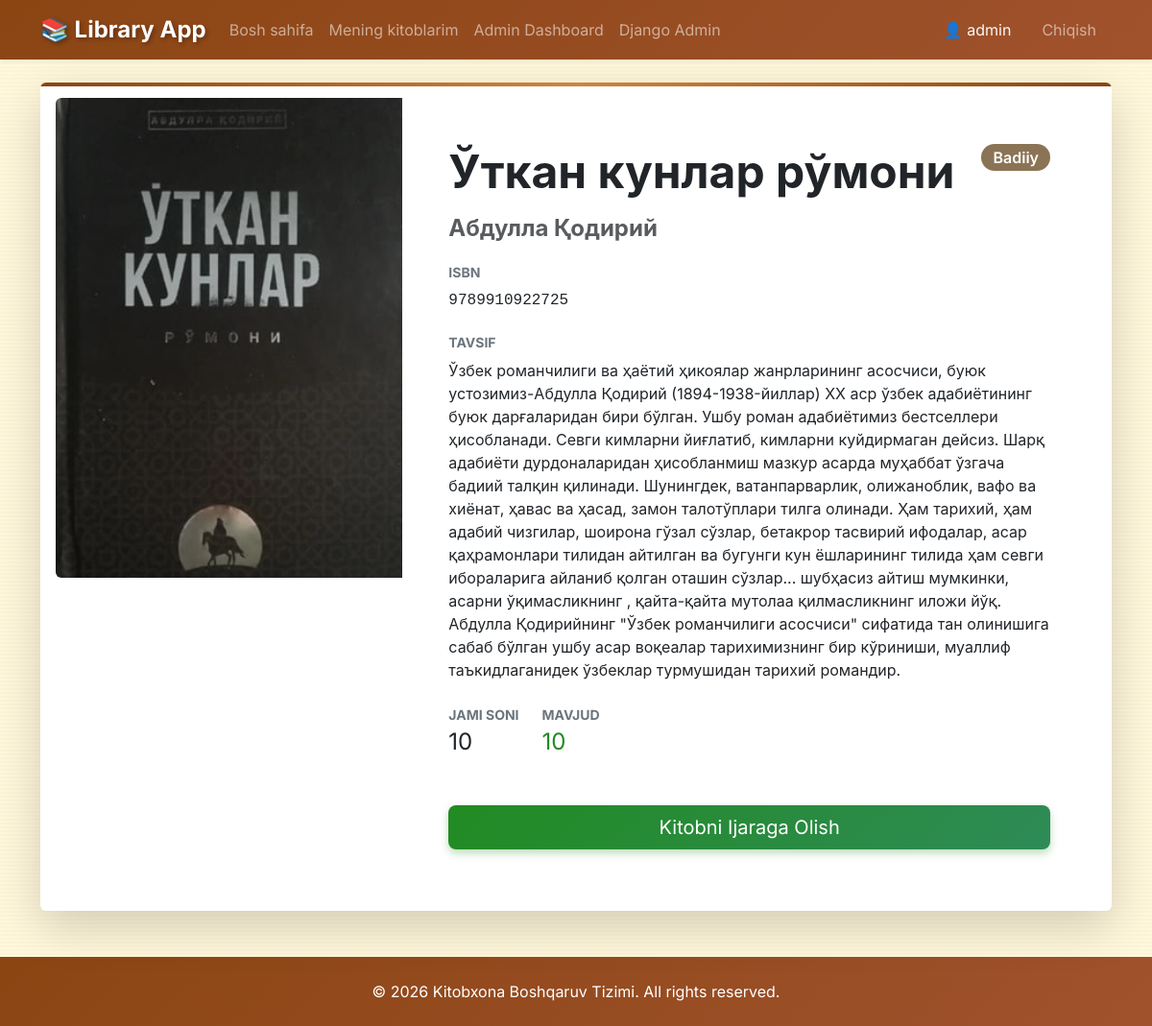
The app's page /book/5/ (signed in) with its own data.
### library/models.py (models this page shows, shortened)
class Book(models.Model):
    GENRE_CHOICES = [
        ('fiction', 'Badiiy'),
        ('science', 'Ilmiy'),
        ('documentary', 'Hujjatli'),
        ('history', 'Tarixiy'),
        ('other', 'Boshqa'),
    ]
    title = models.CharField(max_length=200, verbose_name="Kitob nomi")
    author = models.CharField(max_length=200, verbose_name="Muallif")
    isbn = models.CharField(max_length=13, unique=True, verbose_name="ISBN")
    genre = models.CharField(max_length=20, choices=GENRE_CHOICES, default='other', verbose_name="Janr")
    description = models.TextField(blank=True, verbose_name="Tavsif")
    quantity = models.PositiveIntegerField(default=1, verbose_name="Jami soni")
    image = models.ImageField(upload_to='books/', blank=True, null=True, verbose_name="Rasm")
    created_at = models.DateTimeField(auto_now_add=True)
    @property
    def available_quantity(self):
        active_loans = self.loan_set.filter(status='active').count()
        return self.quantity - active_loans

### library/views.py (the view)
# urls.py: path('book/<int:pk>/', views.book_detail, name='book_detail'),
@login_required
def book_detail(request, pk):
    book = get_object_or_404(Book, pk=pk)
    active_loan = Loan.objects.filter(user=request.user, book=book, status='active').first()
    context = {
        'book': book,
        'active_loan': active_loan
    }
    return render(request, 'library/book_detail.html', context)

### templates/library/book_detail.html (shortened to what this page needs)
{% extends 'base.html' %}
{% block content %}
<div class="card shadow-lg p-3 mb-5 bg-body rounded">
    <div class="row g-0">
        <div class="col-md-4">
            {% if book.image %}
            <img src="{{ book.image.url }}" class="img-fluid rounded-start w-100"
                style="object-fit: cover; height: 100%; max-height: 500px;" alt="{{ book.title }}">
            {% else %}
            <div class="d-flex align-items-center justify-content-center bg-light h-100 text-muted"
                style="min-height: 400px;">
                <h3>Rasm yo'q</h3>
            </div>
            {% endif %}
        </div>
        <div class="col-md-8">
            <div class="card-body p-4 p-lg-5">
                <div class="d-flex justify-content-between align-items-start">
                    <h1 class="card-title fw-bold mb-3 display-5">{{ book.title }}</h1>
                    <span class="badge bg-secondary fs-6">{{ book.get_genre_display }}</span>
                </div>
                <h4 class="text-muted mb-4">{{ book.author }}</h4>
                <div class="mb-4">
                    <h6 class="fw-bold text-uppercase text-secondary small">ISBN</h6>
                    <p class="font-monospace">{{ book.isbn }}</p>
                </div>
                <div class="mb-4">
                    <h6 class="fw-bold text-uppercase text-secondary small">Tavsif</h6>
                    <p class="card-text">{{ book.description|default:"Tavsif mavjud emas." }}</p>
                </div>
                <div class="d-flex align-items-center mb-5">
                    <div class="me-4">
                        <span class="d-block fw-bold text-uppercase text-secondary small">Jami soni</span>
                        <span class="fs-4">{{ book.quantity }}</span>
                    </div>
                    <div>
                        <span class="d-block fw-bold text-uppercase text-secondary small">Mavjud</span>
                        <span class="fs-4 {% if book.available_quantity > 0 %}text-success{% else %}text-danger{% endif %}">{{ book.available_quantity }}</span>
                    </div>
                </div>
                <div class="d-grid gap-2">
                    {% if active_loan %}
                    <button class="btn btn-secondary btn-lg" disabled>
                        ✅ Siz bu kitobni olgansiz
                    </button>
                    <p class="text-center text-muted small mt-2">Qaytarish muddati: {{ active_loan.return_date|date:"d.m.Y" }}</p>
                    {% elif book.available_quantity > 0 %}
                    <button type="button" class="btn btn-success btn-lg" data-bs-toggle="modal"
                        data-bs-target="#borrowModal">
                        Kitobni Ijaraga Olish
                    </button>
                    {% else %}
                    <button class="btn btn-danger btn-lg" disabled>
                        🚫 Hozir mavjud emas
                    </button>
                    {% endif %}
                </div>
            </div>
        </div>
    </div>
</div>
{% endblock %}

### templates/base.html (shortened to what this page needs)
{% load static %}
<!DOCTYPE html>
<html lang="uz">
<head>
    <link href="https://cdn.jsdelivr.net/npm/bootstrap@5.3.0/dist/css/bootstrap.min.css" rel="stylesheet">
    <link rel="stylesheet" href="{% static 'css/styles.css' %}">
</head>
<body>
    <nav class="navbar navbar-expand-lg navbar-dark bg-primary sticky-top shadow-sm">
        <div class="container">
            <a class="navbar-brand fw-bold" href="{% url 'home' %}">📚 Library App</a>
            <div class="collapse navbar-collapse" id="navbarNav">
                <ul class="navbar-nav me-auto">
                    <li class="nav-item">
                        <a class="nav-link" href="{% url 'home' %}">Bosh sahifa</a>
                    </li>
                    {% if user.is_authenticated %}
                    <li class="nav-item">
                        <a class="nav-link" href="{% url 'my_books' %}">Mening kitoblarim</a>
                    </li>
                    {% if user.is_staff %}
                    <li class="nav-item">
                        <a class="nav-link" href="{% url 'admin_dashboard' %}">Admin Dashboard</a>
                    </li>
                    <li class="nav-item">
                        <a class="nav-link" href="/admin/">Django Admin</a>
                    </li>
                    {% endif %}
                    {% endif %}
                </ul>
                <ul class="navbar-nav">
                    {% if user.is_authenticated %}
                    <li class="nav-item">
                        <span class="nav-link text-light">👤 {{ user.username }}</span>
                    </li>
                    <li class="nav-item">
                        <a class="nav-link btn btn-outline-light ms-2 px-3 border-0"
                            href="{% url 'logout' %}">Chiqish</a>
                    </li>
                    {% endif %}
                </ul>
            </div>
        </div>
    </nav>
    <div class="container mt-4 mb-5" style="min-height: 80vh;">
        {% block content %}{% endblock %}
    </div>
    <footer class="bg-dark text-white py-4 mt-auto">
        <div class="container text-center">
            <p class="mb-0">&copy; 2026 Kitobxona Boshqaruv Tizimi. All rights reserved.</p>
        </div>
    </footer>
</body>
</html>

### static/css/styles.css (style rules this page uses)
:root { --primary-color: #8B4513; --secondary-color: #D2691E; --accent-color: #CD853F; --success-color: #228B22; --danger-color: #DC143C; --background-color: #FFF8DC; --card-bg: #FFFAF0; --text-color: #2F1B0C; --text-muted: #8B7355; --navbar-bg: linear-gradient(135deg, #8B4513 0%, #A0522D 100%); }
body { font-family: 'Inter', -apple-system, BlinkMacSystemFont, 'Segoe UI', sans-serif; background-color: var(--background-color); color: var(--text-color); background-image: repeating-linear-gradient(0deg, transparent, transparent 2px, rgba(139, 69, 19, 0.02) 2px, rgba(139, 69, 19, 0.02) 4px); }
.navbar.bg-primary { background: var(--navbar-bg) !important; box-shadow: 0 4px 12px rgba(139, 69, 19, 0.3); }
.navbar-brand { font-size: 1.5rem; font-weight: 700; text-shadow: 2px 2px 4px rgba(0, 0, 0, 0.3); }
.nav-link { transition: all 0.3s ease; position: relative; }
.nav-link::after { content: ''; position: absolute; bottom: 0; left: 50%; width: 0; height: 2px; background: rgba(255, 255, 255, 0.8); transition: all 0.3s ease; transform: translateX(-50%); }
.btn-success { background: linear-gradient(135deg, var(--success-color) 0%, #2E8B57 100%); border: none; box-shadow: 0 4px 8px rgba(34, 139, 34, 0.3); }
.card { border: none; border-radius: 16px; box-shadow: 0 8px 16px rgba(139, 69, 19, 0.15); transition: all 0.3s ease; background-color: var(--card-bg); overflow: hidden; position: relative; }
.card::before { content: ''; position: absolute; top: 0; left: 0; right: 0; height: 4px; background: linear-gradient(90deg, var(--primary-color), var(--accent-color), var(--primary-color)); }
h1, h2, h3, h4, h5, h6 { font-weight: 700; color: var(--primary-color); }
footer { background: var(--navbar-bg); margin-top: 60px; }
.badge { padding: 6px 12px; border-radius: 20px; font-weight: 600; }
.bg-primary { background: var(--primary-color) !important; }
.bg-secondary { background: var(--text-muted) !important; }
.text-success { color: var(--success-color) !important; }
.card { animation: fadeIn 0.5s ease-out; }

### records on screen
Book: image (picture), title "Ўткан кунлар рўмони", genre "Badiiy", author "Абдулла Қодирий", isbn "9789910922725", description "Ўзбек романчилиги ва ҳаётий ҳикоялар жанрларининг асосчиси, буюк устозимиз-Абдулла Қодирий (1894-1938-йиллар) ХХ аср ўзбек адабиётининг буюк дарғаларидан бири бўлган. Ушбу роман адабиётимиз бестселлери ҳисобланади. Севги кимларни йиғлатиб, кимларни куйдирмаган дейсиз. Шарқ адабиёти дурдоналаридан ҳисобланмиш мазкур асарда муҳаббат ўзгача бадиий талқин қилинади. Шунингдек, ватанпарварлик, олижаноблик, вафо ва хиёнат, ҳавас ва ҳасад, замон талотўплари тилга олинади. Ҳам тарихий, ҳам адабий чизгилар, шоирона гўзал сўзлар, бетакрор тасвирий ифодалар, асар қаҳрамонлари тилидан айтилган ва бугунги кун ёшларининг тилида ҳам севги ибораларига айланиб қолган оташин сўзлар... шубҳасиз айтиш мумкинки,…", quantity "10", available_quantity "10"

### other values on screen
{{ user.username }} "admin"
